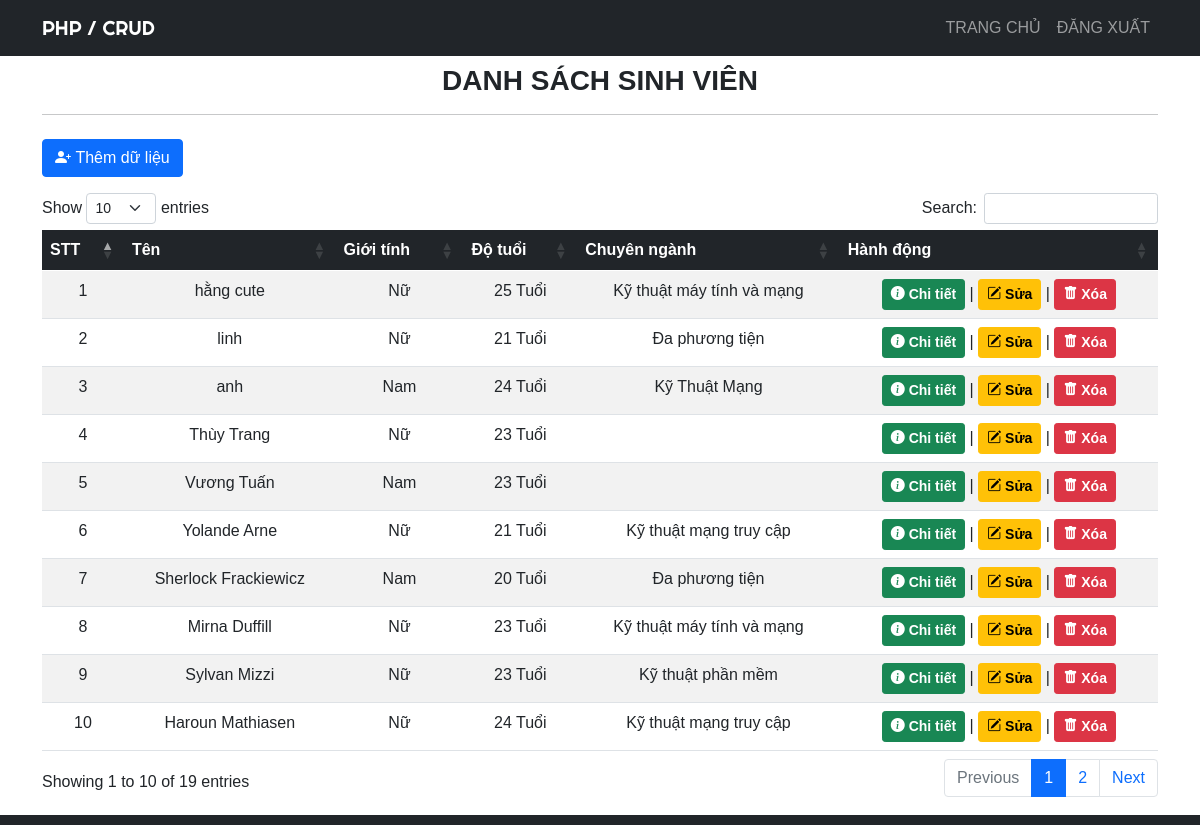
The app's page /index.php (signed in) with its own data.
### tables this page shows
CREATE TABLE `siswa` (
  `id` varchar(50) NOT NULL,
  `name` varchar(255) NOT NULL,
  `hometown` varchar(50) NOT NULL,
  `age` date NOT NULL,
  `sex` enum('Nam','Nữ') NOT NULL,
  `major` enum('Kỹ thuật mạng truy cập','Kỹ thuật máy tính và mạng','Đa phương tiện','Kỹ thuật phần mềm','Kỹ Thuật Mạng','Kỹ Thuật Máy Tính và Mạng','Đa Phương Tiện','Kỹ Sư Phần Mềm') NOT NULL,
  `email` varchar(255) NOT NULL,
  `image` varchar(255) NOT NULL,
  `address` text NOT NULL
);

### function.php (called while the page is built, shortened)
<?php
$koneksi = mysqli_connect("localhost", "root", "", "phpdasar");
function query($query)
{
    global $koneksi;
    $result = mysqli_query($koneksi, $query);
    $rows = [];
    while ($row = mysqli_fetch_assoc($result)) {
        $rows[] = $row;
    }
    return $rows;
}
?>

### index.php (the view, shortened to what this page needs)
<?php
require 'function.php';
$siswa = query("SELECT * FROM siswa ORDER BY id DESC");
?>
<!DOCTYPE html>
<html lang="vi">
<head>
    <link href="https://cdn.jsdelivr.net/npm/bootstrap@5.0.0-beta2/dist/css/bootstrap.min.css" rel="stylesheet">
    <link rel="stylesheet" href="https://cdn.jsdelivr.net/npm/bootstrap-icons@1.4.0/font/bootstrap-icons.css">
    <link rel="stylesheet" href="https://cdn.datatables.net/1.10.23/css/dataTables.bootstrap5.min.css">
    <link rel="stylesheet" href="css/style.css">
</head>
<body>
    <nav class="navbar navbar-expand-lg navbar-dark bg-dark text-uppercase">
        <div class="container">
            <a class="navbar-brand" href="index.php">PHP / CRUD</a>
            <div class="collapse navbar-collapse" id="navbarNav">
                <ul class="navbar-nav ms-auto">
                    <li class="nav-item">
                        <a class="nav-link" aria-current="page" href="#">Trang chủ</a>
                    </li>
                    <li class="nav-item">
                        <a class="nav-link" href="logout.php">Đăng xuất</a>
                    </li>
                </ul>
            </div>
        </div>
    </nav>
    <div class="container">
        <div class="row my-2">
            <div class="col-md">
                <h3 class="text-center fw-bold text-uppercase">Danh sách sinh viên</h3>
                <hr>
            </div>
        </div>
        <div class="row my-2">
            <div class="col-md">
                <a href="addData.php" class="btn btn-primary"><i class="bi bi-person-plus-fill"></i>&nbsp;Thêm dữ liệu</a>
            </div>
        </div>
        <div class="row my-3">
            <div class="col-md">
                <table id="data" class="table table-striped table-responsive table-hover text-center" style="width:100%">
                    <thead class="table-dark">
                        <tr>
                            <th>STT</th>
                            <th>Tên</th>
                            <th>Giới tính</th>
                            <th>Độ tuổi</th>
                            <th>Chuyên ngành</th>
                            <th>Hành động</th>
                        </tr>
                    </thead>
                    <tbody>
                        <?php $no = 1; ?>
                        <?php foreach ($siswa as $row) : ?>
                            <tr>
                                <td><?= $no++; ?></td>
                                <td><?= $row['name']; ?></td>
                                <td><?= $row['sex']; ?></td>
                                <?php
                                $now = time();
                                $timeTahun = strtotime($row['age']);
                                $setahun = 31536000;
                                $hitung = ($now - $timeTahun) / $setahun;
                                ?>
                                <td><?= floor($hitung); ?> Tuổi</td>
                                <td><?= $row['major']; ?></td>
                                <td>
                                    <button class="btn btn-success btn-sm text-white detail" data-id="<?= $row['id']; ?>" style="font-weight: 600;"><i class="bi bi-info-circle-fill"></i>&nbsp;Chi tiết</button> |
                                    <a href="ubah.php?id=<?= $row['id']; ?>" class="btn btn-warning btn-sm" style="font-weight: 600;"><i class="bi bi-pencil-square"></i>&nbsp;Sửa</a> |
                                    <a href="hapus.php?id=<?= $row['id']; ?>" class="btn btn-danger btn-sm" style="font-weight: 600;" onclick="return confirm('Bạn có chắc chắn muốn xóa dữ liệu của <?= $row['name']; ?> ?');"><i class="bi bi-trash-fill"></i>&nbsp;Xóa</a>
                                </td>
                            </tr>
                        <?php endforeach; ?>
                    </tbody>
                </table>
            </div>
        </div>
    </div>
    <footer class="bg-dark text-white text-center" style="padding: 5px;">
    </footer>
</body>
</html>
</body>
</html>

### css/style.css (style rules this page uses)
body { font-family: 'Gill Sans', 'Gill Sans MT', Calibri, 'Trebuchet MS', sans-serif; }
.navbar-brand { font-family: 'Righteous', cursive; }

### records on screen
siswa: name "hằng cute", sex "Nữ", major "Kỹ thuật máy tính và mạng"
siswa: name "linh", sex "Nữ", major "Đa phương tiện"
siswa: name "anh", sex "Nam", major "Kỹ Thuật Mạng"
siswa: name "Thùy Trang", sex "Nữ"
siswa: name "Vương Tuấn", sex "Nam"
siswa: name "Yolande Arne", sex "Nữ", major "Kỹ thuật mạng truy cập"
siswa: name "Sherlock Frackiewicz", sex "Nam", major "Đa phương tiện"
siswa: name "Mirna Duffill", sex "Nữ", major "Kỹ thuật máy tính và mạng"
siswa: name "Sylvan Mizzi", sex "Nữ", major "Kỹ thuật phần mềm"
siswa: name "Haroun Mathiasen", sex "Nữ", major "Kỹ thuật mạng truy cập"
